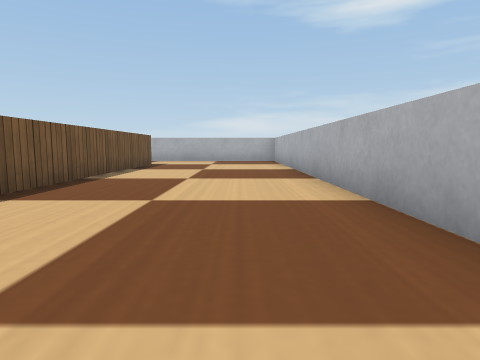
View 1 (above)

21 first-person views from a walk through a robot-simulator world made for Webots. The camera is 0.03 m above the floor, tilts 6° down and sees 75° across. The floor is counted in squares, 0.05 m on a side. Each view is taken from the middle of a square. On the plan, view 1 faces up. The plan holds only what a view shows up to about 9 squares ahead; the rest is blank. Robots are left out. Webots' stock objects and surfaces are drawn as simple stand-ins.

View 2
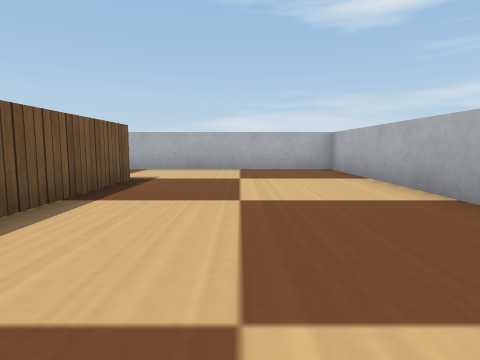

View 3
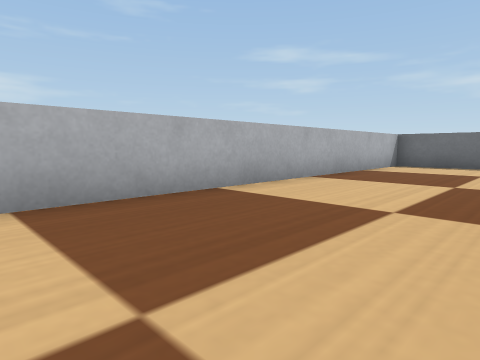

View 4
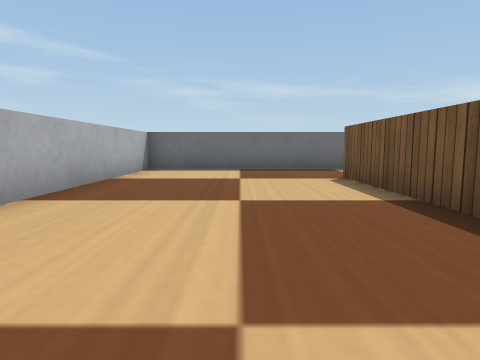

View 5
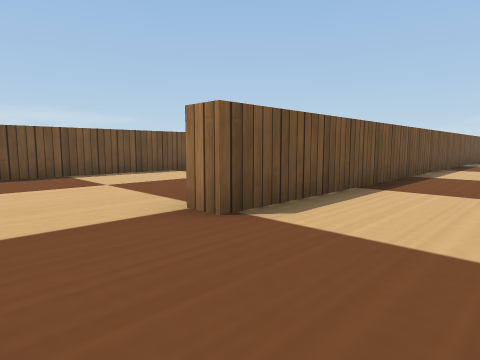

View 6
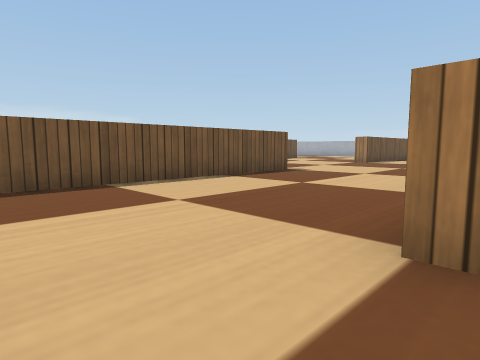

View 7
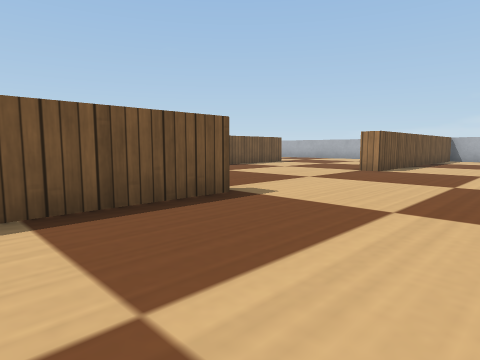

View 8
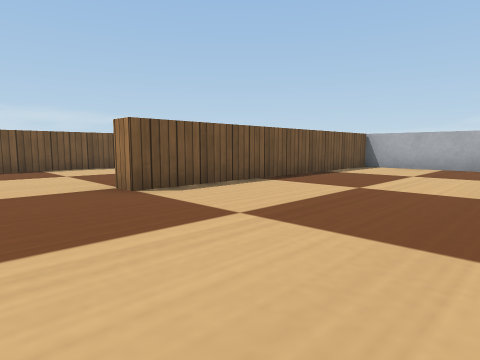

View 9
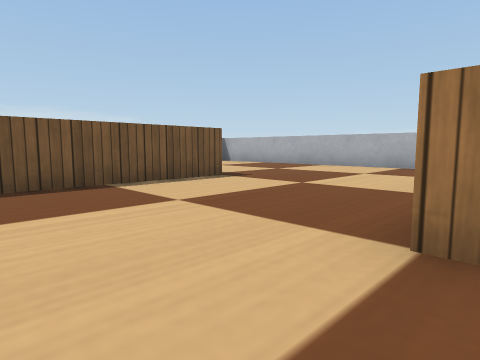

View 10
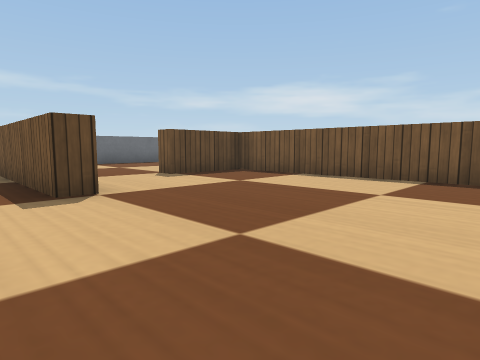

View 11
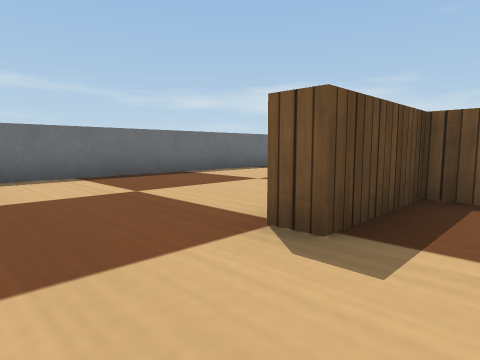

View 12
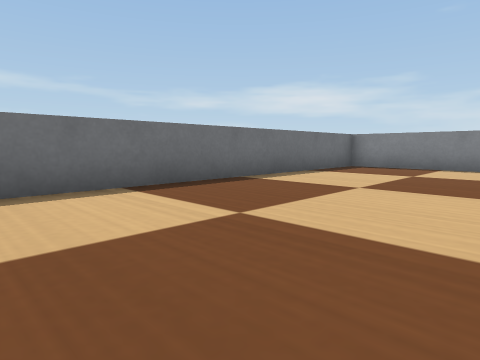

View 13
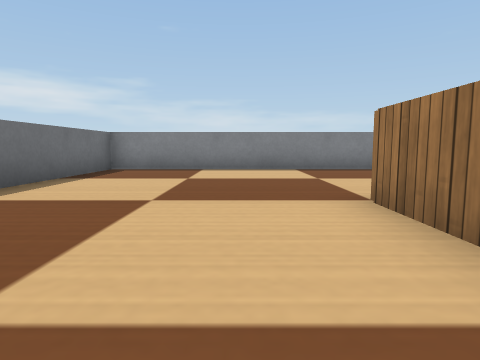

View 14
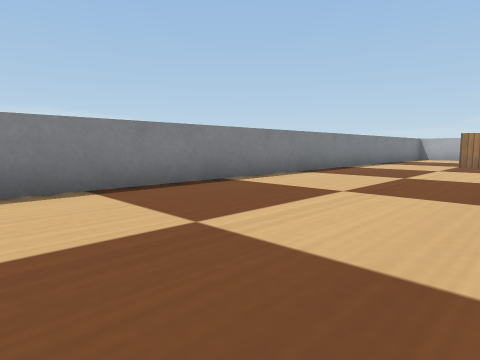

View 15
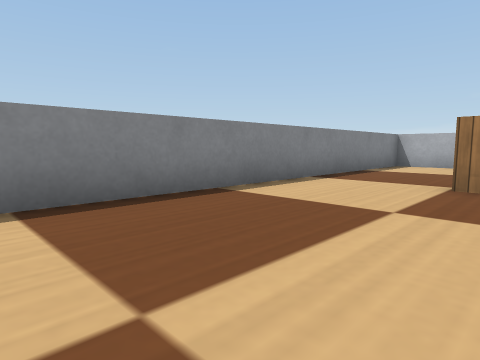

View 16
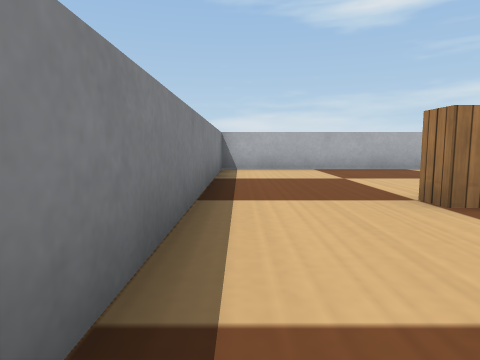

View 17
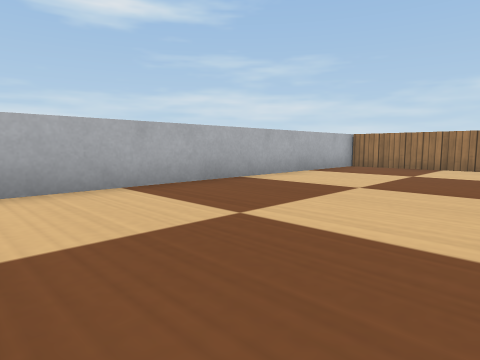

View 18
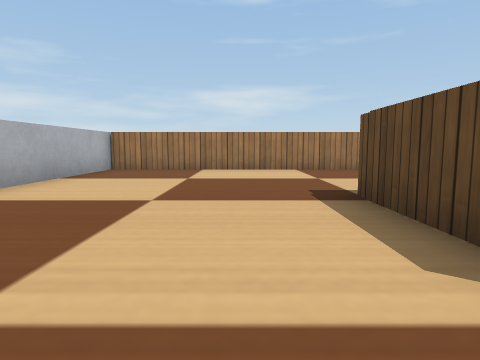

View 19
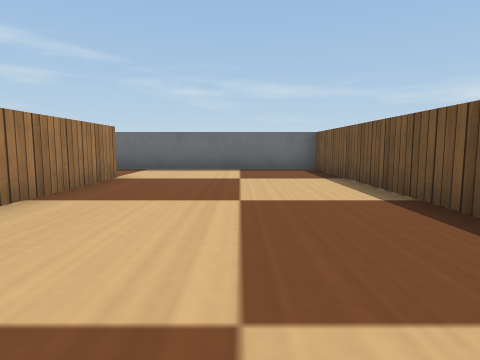

View 20
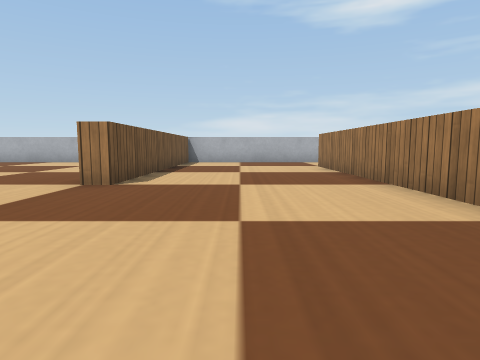

View 21
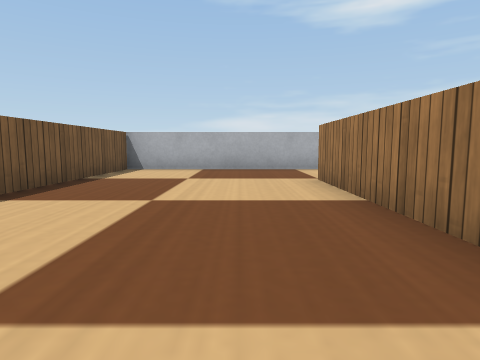

### Floor plan
Points are (right, up) in squares from view 1. A wall is a line through its corners. A room is listed if a view was taken in it or the views show most of it. See-through windows are left out.
Room 1 (views 1, 2, 3, 4, 5, 6, 7, 8, 9, 10, 11, 12, 13, 14, 15, 16, 17, 18, 19, 20, 21)
walls: (-8.5, 6.8) (-8.5, 13.5) (-18.5, 13.5) (-18.5, -6.5) (-9.5, -6.5); (-8.6, 0.9) (-8, 0.9) (-8, -6.5) (1.5, -6.5) (1.5, 13.5) (-8, 13.5) (-8, 6) (-8.6, 6); (-3.5, 4.1) (-3.5, 10.9); (-11.7, -1.5) (-13.6, -1.5); (-15.4, 8.1) (-15.9, 8.1) (-15.9, 8.6); (-15.2, 8.5) (-13, 8.5) (-13, -1) (-10.9, -1) (-10.9, -1.6); (-3, 10.9) (-3, -4.2) (-3.5, -4.2) (-3.5, -1.1)

Where each view was taken, in squares from view 1:
view 1: 0 up, 0 right, facing up
view 2: 5 up, 1 left, facing up
view 3: 4 up, 2 left, facing down-right
view 4: 2 up, 1 left, facing down
view 5: 6 down, 1 left, facing up-left
view 6: 6 down, 3 left, facing up-left
view 7: 2 down, 5 left, facing up-left
view 8: 4 up, 4 left, facing up-left
view 9: 4 up, 8 left, facing up-left
view 10: 5 up, 7 left, facing down-left
view 11: 0 up, 9 left, facing down-left
view 12: 2 down, 9 left, facing down-left
view 13: 3 down, 10 left, facing left
view 14: 3 down, 14 left, facing up-left
view 15: 3 up, 15 left, facing up-left
view 16: 5 up, 18 left, facing up
view 17: 9 up, 18 left, facing up-right
view 18: 10 up, 17 left, facing right
view 19: 2 up, 6 left, facing down
view 20: 1 up, 6 left, facing up
view 21: 5 up, 5 left, facing up
